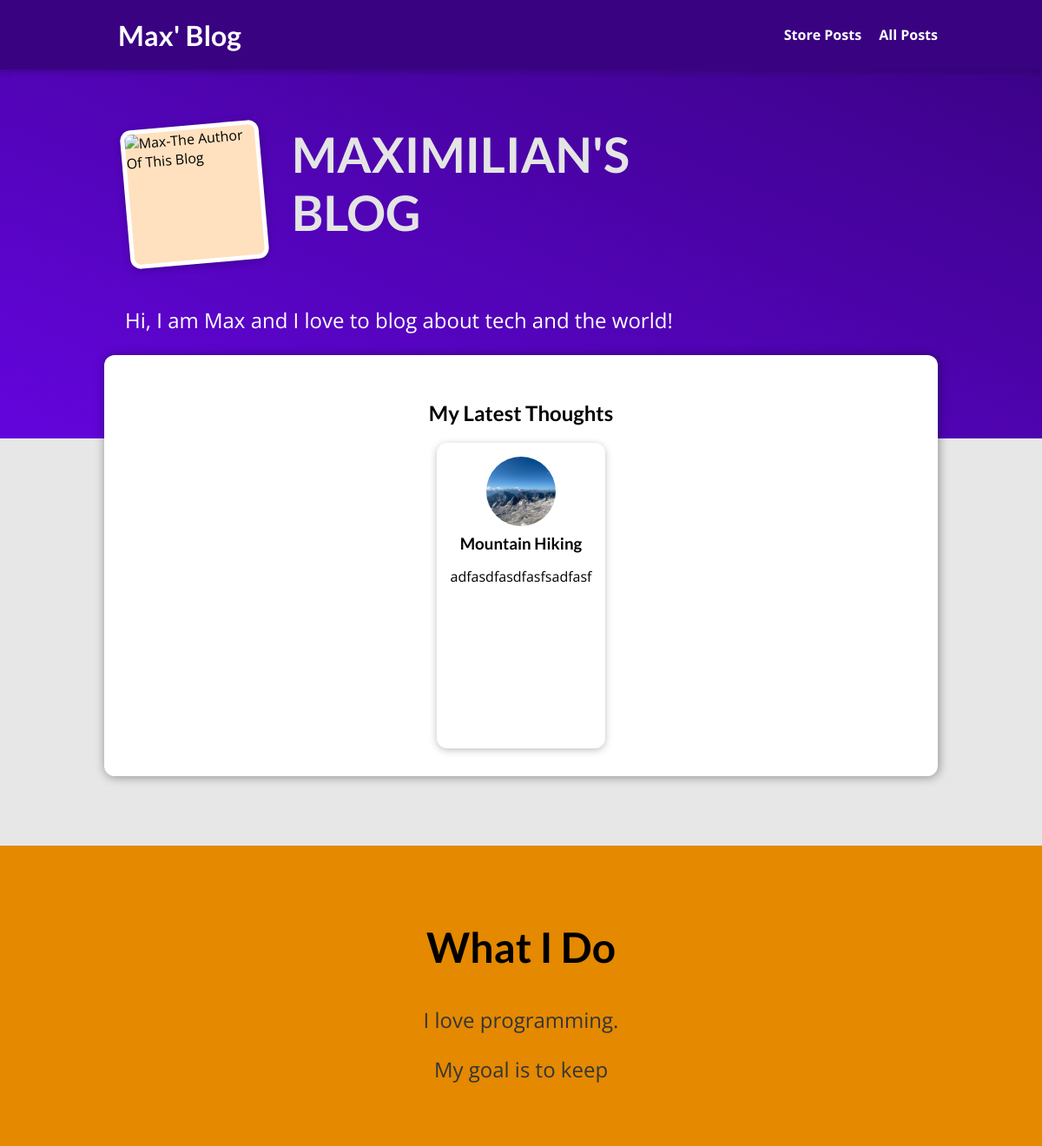
The page / on the database its author committed.
### blog/models.py (models this page shows, shortened)
class Post(models.Model):
    title = models.CharField(max_length=150)
    excerpt = models.CharField(max_length = 200)
    image = models.ImageField(upload_to="posts", null=True)
    date=models.DateField(auto_now=True)
    slug=models.SlugField(unique=True,db_index=True)
    content = models.TextField(validators = [MinLengthValidator(10)])
    author = models.ForeignKey(Author, on_delete=models.SET_NULL,null=True,related_name="posts")
    tags = models.ManyToManyField(Tag)

### blog/views.py (the view)
# urls.py: path("", views.StartingPageView.as_view(), name="starting-page"),
class StartingPageView(ListView):
    template_name = "blog/index.html"
    model = Post
    ordering = ["-date"]
    context_object_name = "posts"
    def get_queryset(self):
       queryset = super().get_queryset()
       data = queryset[:3]
       return data

### blog/templates/blog/index.html (shortened to what this page needs)
{% extends "base.html" %}
{% load static %}
{% block css_files %}
    <link rel="stylesheet" href="{%static "blog/index.css" %}"/>
    <link rel="stylesheet" href="{%static "blog/all-posts.css" %}"/>
    <link rel="stylesheet" href="{%static "blog/post.css" %}"/>
{% endblock %}
{% block content %}
     <section id="welcome">
        <header>
            <img src="{% static "blog/images/max.png" %}" alt="Max-The Author Of This Blog">
            <h2>MAXIMILIAN'S BLOG</h2>
        </header>
     <p>Hi, I am Max and I love to blog about tech and the world!</p>
     </section>
    <section id="latest-posts">
    <h2>My Latest Thoughts</h2>
    <ul>
        {% for post in posts %}
            {%  include "blog/includes/post.html" %}
        {%  endfor %}
    </ul>
    </section>
    <section id="about">
         <h2>What I Do</h2>
    <p>
        I love programming.
    </p>
    <p>My goal is to keep </p>
    </section>
{%  endblock %}

### blog/templates/blog/includes/post.html
{% load static %}
<li>
            <article class="post">
                <a href="{% url "post-detail-page" post.slug %}">
                    <img src="{{ post.image.url }}" alt="{{ post.title }}">
                    <div class="post_content">
                        <h3>{{ post.title }}</h3>
                        <p>{{ post.excerpt }}</p>
                    </div>
                </a>
            </article>
        </li>

### static/app.css (style rules this page uses)
* { box-sizing: border-box; }
html { font-family: 'Open Sans', 'Lato', sans-serif; }
body { margin: 0; }
h1, h2, h3 { font-family: 'Lato', sans-serif; font-weight: bold; }

### blog/static/blog/index.css (style rules this page uses)
#welcome { background: linear-gradient(to right top, #6305dd, #390281); padding: 6rem 12%; }
#welcome header { display: flex; align-items: flex-start; margin: 3rem auto; }
#welcome img { width: 10rem; height: 10rem; object-fit: cover; object-position: top; border: 5px solid white; border-radius: 12px; background-color: #ffe1bf; transform: rotateZ(-5deg); box-shadow: 0 2px 8px rgba(0, 0, 0, 0.25); }
#welcome h2 { font-size: 3.5rem; margin: 0 0 0 2rem; color: #e4e4e4; width: 10rem; }
#welcome p { color: white; font-size: 1.5rem; }
#latest-posts { background-color: white; padding: 2rem; border-radius: 12px; width: 60rem; margin: -6rem auto 2rem auto; box-shadow: 1px 1px 12px rgba(0, 0, 0, 0.4); }
#latest-posts h2 { text-align: center; }
#latest-posts ul { list-style: none; margin: 0; padding: 0; display: flex; gap: 1rem; }
#latest-posts li { flex: 1; }
#about { text-align: center; padding: 3rem; background-color: #e48900; margin-top: 5rem; }
#about h2 { font-size: 3rem; }
#about p { font-size: 1.5rem; color: #353535; }

### blog/static/blog/all-posts.css (style rules this page uses)
body { background-color: #e7e7e7; }
ul { list-style: none; margin: 0; padding: 0; display: grid; grid-template-columns: repeat(auto-fill, minmax(17rem, 1fr)); gap: 1.5rem; }
.post img { width: 7rem; height: 7rem; }
.post a { height: 22rem; transform-origin: center; box-shadow: 0 2px 8px rgba(0, 0, 0, 0.25); border-radius: 12px; background-color: white; }

### blog/static/blog/post.css (style rules this page uses)
.post { display: flex; flex-direction: column; align-items: center; text-align: center; }
.post a { text-decoration: none; color: black; transition: all 0.2s ease; padding: 1rem; }
.post img { width: 5rem; height: 5rem; object-fit: cover; border-radius: 50%; }
.post h3 { margin: 0.25rem 0; }

### rows shown on the page
Post: image (picture), title "Mountain Hiking", excerpt "adfasdfasdfasfsadfasf"
